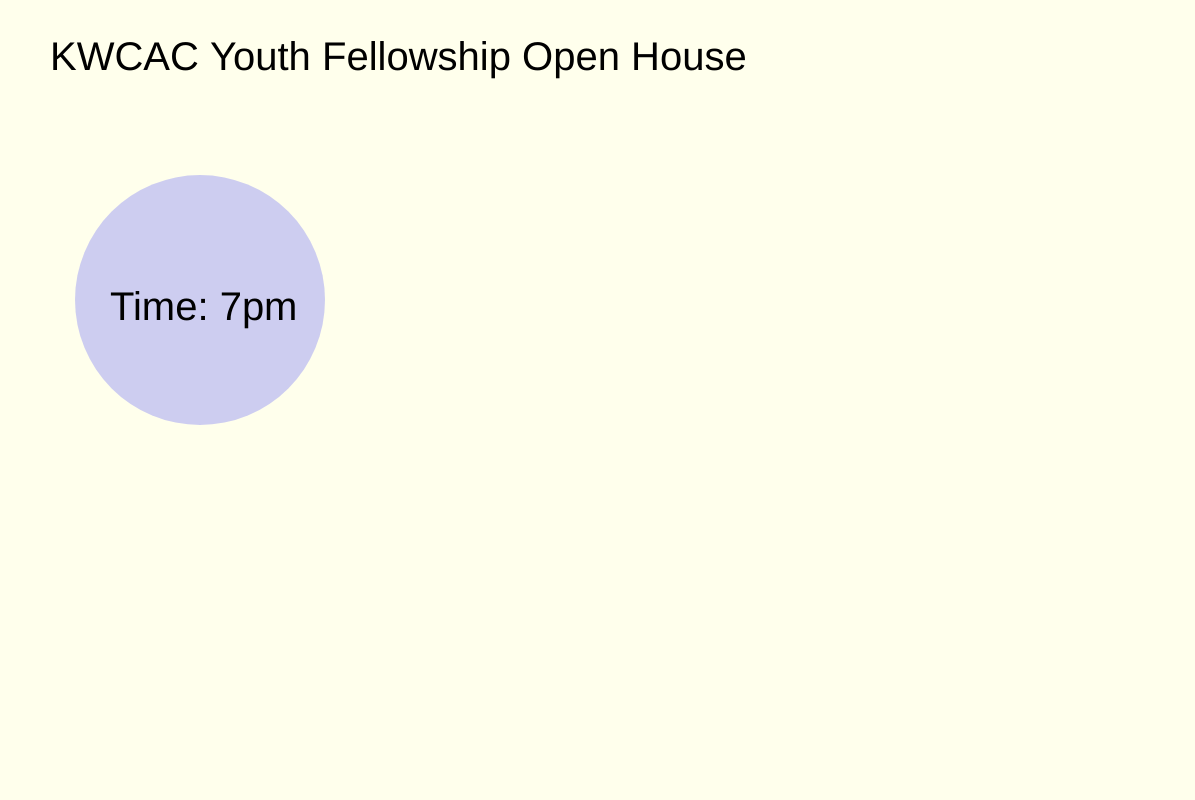
Frame 1 (no input)
Frame 60 (no input): identical to frame 1, image omitted
Frame 120 (the mouse pressed at the canvas centre since frame 60): identical to frame 1, image omitted

The p5.js sketch that drew this single still picture (run headless with seeded random() and noise() and a simulated clock; from frame 60 on, the mouse is pressed at the canvas centre):

// p5.js sketch
// ── sketch.js
var canvas;
var centreX, centreY, radiusOriginal, radiusCurrent;
var r,g,b;

function setup() {
	canvas = createCanvas(windowWidth-5, windowHeight-5);
	windowResized();

	centreX = 200;
	centreY = 300;
	radiusOriginal = 250;

}

function draw() {
	background(255, 255, 236);
	strokeWeight(0);
	textSize(40);
	fill("black");
	text("KWCAC Youth Fellowship Open House", 50, 70);

	
	resizeCircle(centreX, centreY);
	fill(0,0,255,50);
	circle = ellipse(centreX, centreY, radiusOriginal, radiusOriginal);
	
	strokeWeight(0);
	fill("black");
	text("Time: 7pm", centreX - 90, centreY + 20 );
}

function resizeCircle(x, y) {
	var d = dist(mouseX, mouseY, x, y);
	if (d < radiusOriginal) {
		translate((mouseX-x) * 0.1, (mouseY-y) * 0.1);
		stroke(0,0,255,100);
		strokeWeight(20);
	} else {
		radiusCurrent = radiusOriginal;
		strokeWeight(0);
	}
}

function windowResized() {
	resizeCanvas(windowWidth-5, 800);
}
